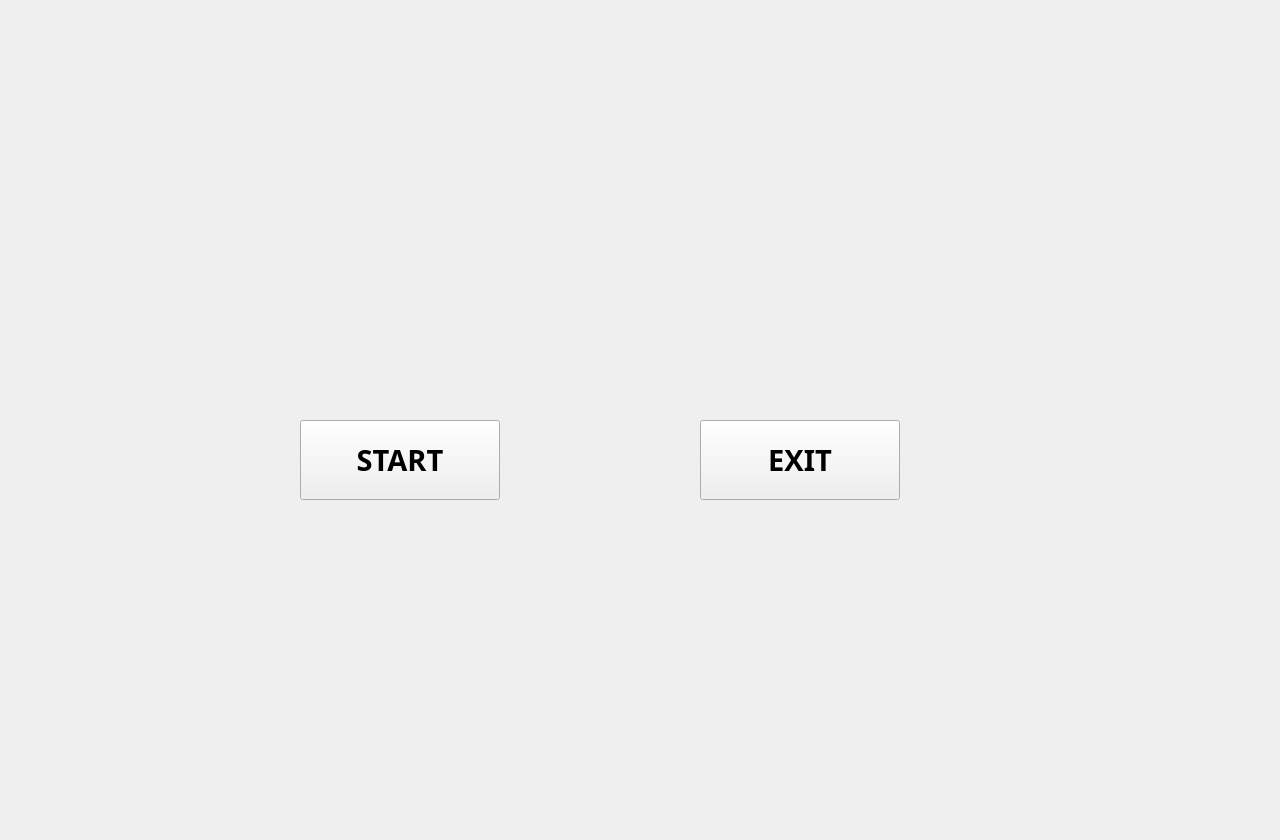
<?xml version="1.0" encoding="UTF-8"?>
<ui version="4.0">
 <class>MainWindow</class>
 <widget class="QMainWindow" name="MainWindow">
  <property name="geometry">
   <rect>
    <x>0</x>
    <y>0</y>
    <width>1280</width>
    <height>840</height>
   </rect>
  </property>
  <property name="windowTitle">
   <string>MainWindow</string>
  </property>
  <property name="toolButtonStyle">
   <enum>Qt::ToolButtonTextUnderIcon</enum>
  </property>
  <widget class="QWidget" name="centralWidget">
   <widget class="QLabel" name="label">
    <property name="geometry">
     <rect>
      <x>0</x>
      <y>0</y>
      <width>1280</width>
      <height>840</height>
     </rect>
    </property>
    <property name="frameShadow">
     <enum>QFrame::Sunken</enum>
    </property>
    <property name="text">
     <string/>
    </property>
    <property name="pixmap">
     <pixmap resource="res.qrc">:/start.png</pixmap>
    </property>
    <property name="scaledContents">
     <bool>true</bool>
    </property>
   </widget>
   <widget class="QPushButton" name="start">
    <property name="geometry">
     <rect>
      <x>300</x>
      <y>420</y>
      <width>200</width>
      <height>80</height>
     </rect>
    </property>
    <property name="font">
     <font>
      <family>Berlin Sans FB Demi</family>
      <pointsize>22</pointsize>
      <weight>75</weight>
      <bold>true</bold>
      <stylestrategy>PreferDefault</stylestrategy>
     </font>
    </property>
    <property name="cursor">
     <cursorShape>PointingHandCursor</cursorShape>
    </property>
    <property name="mouseTracking">
     <bool>true</bool>
    </property>
    <property name="focusPolicy">
     <enum>Qt::NoFocus</enum>
    </property>
    <property name="text">
     <string>START</string>
    </property>
    <property name="icon">
     <iconset resource="res.qrc">
      <normaloff>:/Thumbs-Up.png</normaloff>:/Thumbs-Up.png</iconset>
    </property>
    <property name="iconSize">
     <size>
      <width>75</width>
      <height>75</height>
     </size>
    </property>
    <property name="checkable">
     <bool>false</bool>
    </property>
    <property name="autoRepeatDelay">
     <number>296</number>
    </property>
    <property name="autoDefault">
     <bool>true</bool>
    </property>
   </widget>
   <widget class="QPushButton" name="exit">
    <property name="geometry">
     <rect>
      <x>700</x>
      <y>420</y>
      <width>200</width>
      <height>80</height>
     </rect>
    </property>
    <property name="font">
     <font>
      <family>Berlin Sans FB Demi</family>
      <pointsize>22</pointsize>
      <weight>75</weight>
      <bold>true</bold>
     </font>
    </property>
    <property name="cursor">
     <cursorShape>ForbiddenCursor</cursorShape>
    </property>
    <property name="mouseTracking">
     <bool>true</bool>
    </property>
    <property name="focusPolicy">
     <enum>Qt::NoFocus</enum>
    </property>
    <property name="layoutDirection">
     <enum>Qt::LeftToRight</enum>
    </property>
    <property name="text">
     <string>  EXIT  </string>
    </property>
    <property name="icon">
     <iconset resource="res.qrc">
      <normaloff>:/Thumbs-Down.png</normaloff>:/Thumbs-Down.png</iconset>
    </property>
    <property name="iconSize">
     <size>
      <width>75</width>
      <height>75</height>
     </size>
    </property>
    <property name="autoDefault">
     <bool>false</bool>
    </property>
    <property name="default">
     <bool>false</bool>
    </property>
   </widget>
  </widget>
 </widget>
 <layoutdefault spacing="6" margin="11"/>
 <resources>
  <include location="res.qrc"/>
 </resources>
 <connections/>
</ui>
